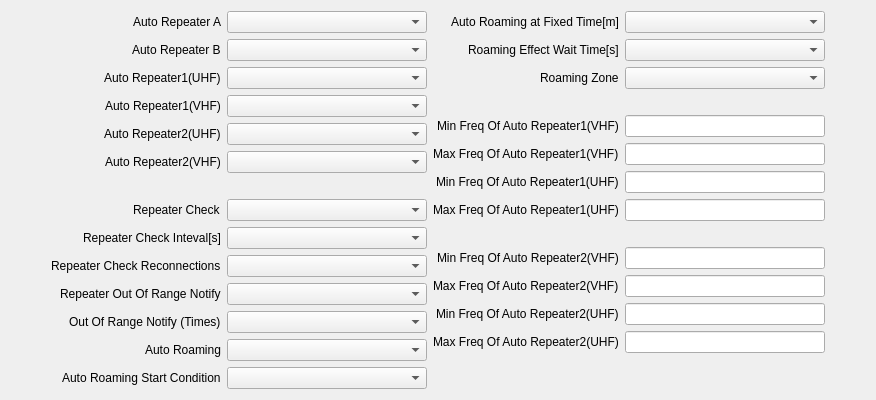
     <widget class="QWidget" name="tab_15">
      <attribute name="title">
       <string>Auto Repeater</string>
      </attribute>
      <layout class="QHBoxLayout" name="horizontalLayout_27">
       <item>
        <spacer name="horizontalSpacer_30">
         <property name="orientation">
          <enum>Qt::Orientation::Horizontal</enum>
         </property>
         <property name="sizeHint" stdset="0">
          <size>
           <width>40</width>
           <height>20</height>
          </size>
         </property>
        </spacer>
       </item>
       <item>
        <layout class="QFormLayout" name="formLayout_20">
         <property name="labelAlignment">
          <set>Qt::AlignmentFlag::AlignRight|Qt::AlignmentFlag::AlignTrailing|Qt::AlignmentFlag::AlignVCenter</set>
         </property>
         <item row="0" column="0">
          <widget class="QLabel" name="label_176">
           <property name="text">
            <string>Auto Repeater A</string>
           </property>
          </widget>
         </item>
         <item row="0" column="1">
          <widget class="QComboBox" name="autoRepeaterACmbx">
           <property name="minimumSize">
            <size>
             <width>200</width>
             <height>0</height>
            </size>
           </property>
           <property name="maximumSize">
            <size>
             <width>200</width>
             <height>16777215</height>
            </size>
           </property>
          </widget>
         </item>
         <item row="1" column="0">
          <widget class="QLabel" name="label_178">
           <property name="text">
            <string>Auto Repeater B</string>
           </property>
          </widget>
         </item>
         <item row="1" column="1">
          <widget class="QComboBox" name="autoRepeaterBCmbx">
           <property name="minimumSize">
            <size>
             <width>200</width>
             <height>0</height>
            </size>
           </property>
           <property name="maximumSize">
            <size>
             <width>200</width>
             <height>16777215</height>
            </size>
           </property>
          </widget>
         </item>
         <item row="2" column="0">
          <widget class="QLabel" name="label_179">
           <property name="text">
            <string>Auto Repeater1(UHF)</string>
           </property>
          </widget>
         </item>
         <item row="2" column="1">
          <widget class="QComboBox" name="autoRepeater1UhfCmbx">
           <property name="minimumSize">
            <size>
             <width>200</width>
             <height>0</height>
            </size>
           </property>
           <property name="maximumSize">
            <size>
             <width>200</width>
             <height>16777215</height>
            </size>
           </property>
          </widget>
         </item>
         <item row="3" column="0">
          <widget class="QLabel" name="label_180">
           <property name="text">
            <string>Auto Repeater1(VHF)</string>
           </property>
          </widget>
         </item>
         <item row="3" column="1">
          <widget class="QComboBox" name="autoRepeater1VhfCmbx">
           <property name="minimumSize">
            <size>
             <width>200</width>
             <height>0</height>
            </size>
           </property>
           <property name="maximumSize">
            <size>
             <width>200</width>
             <height>16777215</height>
            </size>
           </property>
          </widget>
         </item>
         <item row="4" column="0">
          <widget class="QLabel" name="label_181">
           <property name="text">
            <string>Auto Repeater2(UHF)</string>
           </property>
          </widget>
         </item>
         <item row="4" column="1">
          <widget class="QComboBox" name="autoRepeater2UhfCmbx">
           <property name="minimumSize">
            <size>
             <width>200</width>
             <height>0</height>
            </size>
           </property>
           <property name="maximumSize">
            <size>
             <width>200</width>
             <height>16777215</height>
            </size>
           </property>
          </widget>
         </item>
         <item row="5" column="0">
          <widget class="QLabel" name="label_182">
           <property name="text">
            <string>Auto Repeater2(VHF)</string>
           </property>
          </widget>
         </item>
         <item row="5" column="1">
          <widget class="QComboBox" name="autoRepeater2VhfCmbx">
           <property name="minimumSize">
            <size>
             <width>200</width>
             <height>0</height>
            </size>
           </property>
           <property name="maximumSize">
            <size>
             <width>200</width>
             <height>16777215</height>
            </size>
           </property>
          </widget>
         </item>
         <item row="6" column="0">
          <widget class="QLabel" name="label_183">
           <property name="text">
            <string/>
           </property>
          </widget>
         </item>
         <item row="7" column="0">
          <widget class="QLabel" name="label_184">
           <property name="text">
            <string>Repeater Check</string>
           </property>
          </widget>
         </item>
         <item row="7" column="1">
          <widget class="QComboBox" name="repeaterCheckCmbx">
           <property name="minimumSize">
            <size>
             <width>200</width>
             <height>0</height>
            </size>
           </property>
           <property name="maximumSize">
            <size>
             <width>200</width>
             <height>16777215</height>
            </size>
           </property>
          </widget>
         </item>
         <item row="8" column="0">
          <widget class="QLabel" name="label_185">
           <property name="text">
            <string>Repeater Check Inteval[s]</string>
           </property>
          </widget>
         </item>
         <item row="8" column="1">
          <widget class="QComboBox" name="repeaterCheckIntervalsCmbx">
           <property name="minimumSize">
            <size>
             <width>200</width>
             <height>0</height>
            </size>
           </property>
           <property name="maximumSize">
            <size>
             <width>200</width>
             <height>16777215</height>
            </size>
           </property>
          </widget>
         </item>
         <item row="9" column="0">
          <widget class="QLabel" name="label_186">
           <property name="text">
            <string>Repeater Check Reconnections</string>
           </property>
          </widget>
         </item>
         <item row="9" column="1">
          <widget class="QComboBox" name="repeaterCheckReconnectionsCmbx">
           <property name="minimumSize">
            <size>
             <width>200</width>
             <height>0</height>
            </size>
           </property>
           <property name="maximumSize">
            <size>
             <width>200</width>
             <height>16777215</height>
            </size>
           </property>
          </widget>
         </item>
         <item row="10" column="0">
          <widget class="QLabel" name="label_187">
           <property name="text">
            <string>Repeater Out Of Range Notify</string>
           </property>
          </widget>
         </item>
         <item row="10" column="1">
          <widget class="QComboBox" name="repeaterOutOfRangeNotifyCmbx">
           <property name="minimumSize">
            <size>
             <width>200</width>
             <height>0</height>
            </size>
           </property>
           <property name="maximumSize">
            <size>
             <width>200</width>
             <height>16777215</height>
            </size>
           </property>
          </widget>
         </item>
         <item row="11" column="0">
          <widget class="QLabel" name="label_188">
           <property name="text">
            <string>Out Of Range Notify (Times)</string>
           </property>
          </widget>
         </item>
         <item row="11" column="1">
          <widget class="QComboBox" name="outOfRangeNotifyCmbx">
           <property name="minimumSize">
            <size>
             <width>200</width>
             <height>0</height>
            </size>
           </property>
           <property name="maximumSize">
            <size>
             <width>200</width>
             <height>16777215</height>
            </size>
           </property>
          </widget>
         </item>
         <item row="12" column="0">
          <widget class="QLabel" name="label_189">
           <property name="text">
            <string>Auto Roaming</string>
           </property>
          </widget>
         </item>
         <item row="12" column="1">
          <widget class="QComboBox" name="autoRoamingCmbx">
           <property name="minimumSize">
            <size>
             <width>200</width>
             <height>0</height>
            </size>
           </property>
           <property name="maximumSize">
            <size>
             <width>200</width>
             <height>16777215</height>
            </size>
           </property>
          </widget>
         </item>
         <item row="13" column="0">
          <widget class="QLabel" name="label_190">
           <property name="text">
            <string>Auto Roaming Start Condition</string>
           </property>
          </widget>
         </item>
         <item row="13" column="1">
          <widget class="QComboBox" name="autoRoamingStartConditionCmbx">
           <property name="minimumSize">
            <size>
             <width>200</width>
             <height>0</height>
            </size>
           </property>
           <property name="maximumSize">
            <size>
             <width>200</width>
             <height>16777215</height>
            </size>
           </property>
          </widget>
         </item>
        </layout>
       </item>
       <item>
        <layout class="QFormLayout" name="formLayout_21">
         <property name="labelAlignment">
          <set>Qt::AlignmentFlag::AlignRight|Qt::AlignmentFlag::AlignTrailing|Qt::AlignmentFlag::AlignVCenter</set>
         </property>
         <item row="0" column="0">
          <widget class="QLabel" name="label_177">
           <property name="text">
            <string>Auto Roaming at Fixed Time[m]</string>
           </property>
          </widget>
         </item>
         <item row="0" column="1">
          <widget class="QComboBox" name="autoRoamingFixedTimeCmbx">
           <property name="minimumSize">
            <size>
             <width>200</width>
             <height>0</height>
            </size>
           </property>
           <property name="maximumSize">
            <size>
             <width>200</width>
             <height>16777215</height>
            </size>
           </property>
          </widget>
         </item>
         <item row="1" column="0">
          <widget class="QLabel" name="label_191">
           <property name="text">
            <string>Roaming Effect Wait Time[s]</string>
           </property>
          </widget>
         </item>
         <item row="1" column="1">
          <widget class="QComboBox" name="roamingEffectWaitTimeCmbx">
           <property name="minimumSize">
            <size>
             <width>200</width>
             <height>0</height>
            </size>
           </property>
           <property name="maximumSize">
            <size>
             <width>200</width>
             <height>16777215</height>
            </size>
           </property>
          </widget>
         </item>
         <item row="2" column="0">
          <widget class="QLabel" name="label_192">
           <property name="text">
            <string>Roaming Zone</string>
           </property>
          </widget>
         </item>
         <item row="2" column="1">
          <widget class="QComboBox" name="roamingZoneCmbx">
           <property name="minimumSize">
            <size>
             <width>200</width>
             <height>0</height>
            </size>
           </property>
           <property name="maximumSize">
            <size>
             <width>200</width>
             <height>16777215</height>
            </size>
           </property>
          </widget>
         </item>
         <item row="3" column="0">
          <widget class="QLabel" name="label_193">
           <property name="text">
            <string/>
           </property>
          </widget>
         </item>
         <item row="4" column="0">
          <widget class="QLabel" name="label_195">
           <property name="text">
            <string>Min Freq Of Auto Repeater1(VHF)</string>
           </property>
          </widget>
         </item>
         <item row="5" column="0">
          <widget class="QLabel" name="label_196">
           <property name="text">
            <string>Max Freq Of Auto Repeater1(VHF)</string>
           </property>
          </widget>
         </item>
         <item row="6" column="0">
          <widget class="QLabel" name="label_197">
           <property name="text">
            <string>Min Freq Of Auto Repeater1(UHF)</string>
           </property>
          </widget>
         </item>
         <item row="7" column="0">
          <widget class="QLabel" name="label_198">
           <property name="text">
            <string>Max Freq Of Auto Repeater1(UHF)</string>
           </property>
          </widget>
         </item>
         <item row="8" column="0">
          <widget class="QLabel" name="label_194">
           <property name="text">
            <string/>
           </property>
          </widget>
         </item>
         <item row="9" column="0">
          <widget class="QLabel" name="label_199">
           <property name="text">
            <string>Min Freq Of Auto Repeater2(VHF)</string>
           </property>
          </widget>
         </item>
         <item row="10" column="0">
          <widget class="QLabel" name="label_200">
           <property name="text">
            <string>Max Freq Of Auto Repeater2(VHF)</string>
           </property>
          </widget>
         </item>
         <item row="11" column="0">
          <widget class="QLabel" name="label_201">
           <property name="text">
            <string>Min Freq Of Auto Repeater2(UHF)</string>
           </property>
          </widget>
         </item>
         <item row="12" column="0">
          <widget class="QLabel" name="label_202">
           <property name="text">
            <string>Max Freq Of Auto Repeater2(UHF)</string>
           </property>
          </widget>
         </item>
         <item row="4" column="1">
          <widget class="QLineEdit" name="minFreqAutoRepeater1VhfTxt">
           <property name="minimumSize">
            <size>
             <width>200</width>
             <height>0</height>
            </size>
           </property>
           <property name="maximumSize">
            <size>
             <width>200</width>
             <height>16777215</height>
            </size>
           </property>
          </widget>
         </item>
         <item row="5" column="1">
          <widget class="QLineEdit" name="maxFreqAutoRepeater1VhfTxt">
           <property name="minimumSize">
            <size>
             <width>200</width>
             <height>0</height>
            </size>
           </property>
           <property name="maximumSize">
            <size>
             <width>200</width>
             <height>16777215</height>
            </size>
           </property>
          </widget>
         </item>
         <item row="6" column="1">
          <widget class="QLineEdit" name="minFreqAutoRepeater1UhfTxt">
           <property name="minimumSize">
            <size>
             <width>200</width>
             <height>0</height>
            </size>
           </property>
           <property name="maximumSize">
            <size>
             <width>200</width>
             <height>16777215</height>
            </size>
           </property>
          </widget>
         </item>
         <item row="7" column="1">
          <widget class="QLineEdit" name="maxFreqAutoRepeater1UhfTxt">
           <property name="minimumSize">
            <size>
             <width>200</width>
             <height>0</height>
            </size>
           </property>
           <property name="maximumSize">
            <size>
             <width>200</width>
             <height>16777215</height>
            </size>
           </property>
          </widget>
         </item>
         <item row="9" column="1">
          <widget class="QLineEdit" name="minFreqAutoRepeater2VhfTxt">
           <property name="minimumSize">
            <size>
             <width>200</width>
             <height>0</height>
            </size>
           </property>
           <property name="maximumSize">
            <size>
             <width>200</width>
             <height>16777215</height>
            </size>
           </property>
          </widget>
         </item>
         <item row="10" column="1">
          <widget class="QLineEdit" name="maxFreqAutoRepeater2VhfTxt">
           <property name="minimumSize">
            <size>
             <width>200</width>
             <height>0</height>
            </size>
           </property>
           <property name="maximumSize">
            <size>
             <width>200</width>
             <height>16777215</height>
            </size>
           </property>
          </widget>
         </item>
         <item row="11" column="1">
          <widget class="QLineEdit" name="minFreqAutoRepeater2UhfTxt">
           <property name="minimumSize">
            <size>
             <width>200</width>
             <height>0</height>
            </size>
           </property>
           <property name="maximumSize">
            <size>
             <width>200</width>
             <height>16777215</height>
            </size>
           </property>
          </widget>
         </item>
         <item row="12" column="1">
          <widget class="QLineEdit" name="maxFreqAutoRepeater2UhfTxt">
           <property name="minimumSize">
            <size>
             <width>200</width>
             <height>0</height>
            </size>
           </property>
           <property name="maximumSize">
            <size>
             <width>200</width>
             <height>16777215</height>
            </size>
           </property>
          </widget>
         </item>
        </layout>
       </item>
       <item>
        <spacer name="horizontalSpacer_31">
         <property name="orientation">
          <enum>Qt::Orientation::Horizontal</enum>
         </property>
         <property name="sizeHint" stdset="0">
          <size>
           <width>40</width>
           <height>20</height>
          </size>
         </property>
        </spacer>
       </item>
      </layout>
     </widget>
